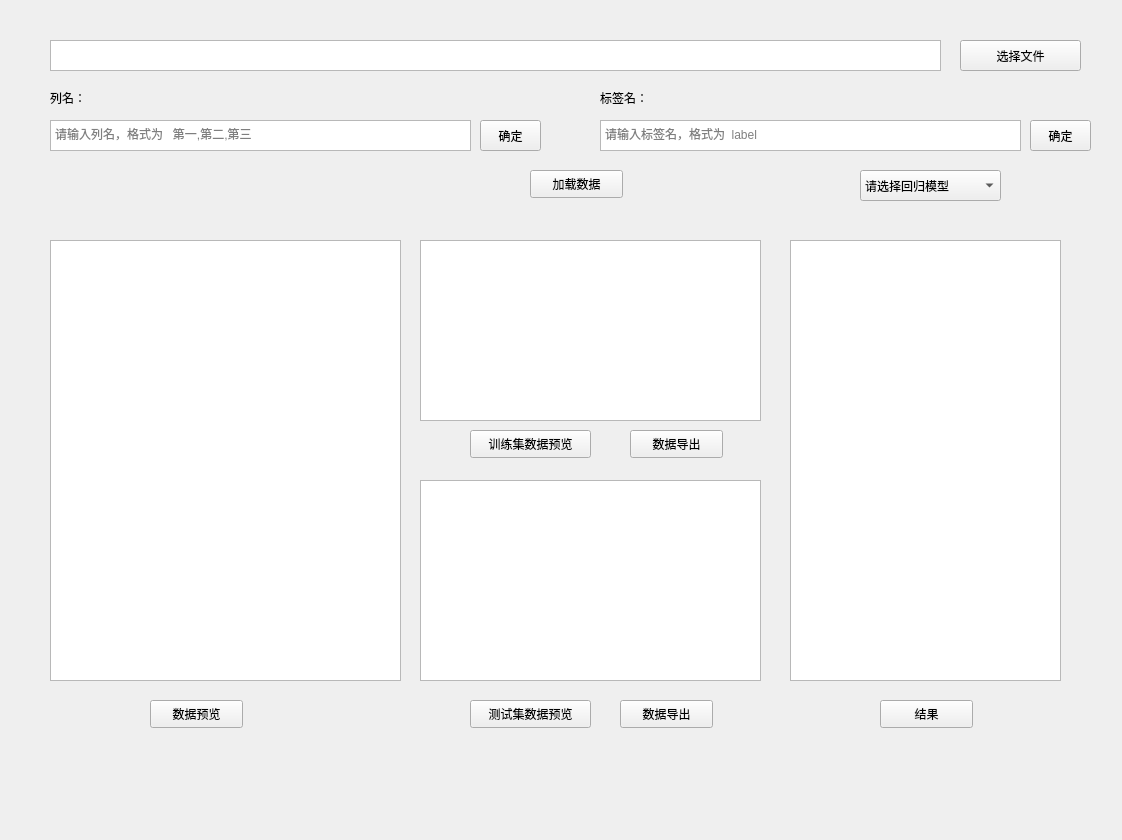
<?xml version="1.0" encoding="UTF-8"?>
<ui version="4.0">
 <class>Form</class>
 <widget class="QWidget" name="Form">
  <property name="geometry">
   <rect>
    <x>0</x>
    <y>0</y>
    <width>1122</width>
    <height>840</height>
   </rect>
  </property>
  <property name="windowTitle">
   <string>Form</string>
  </property>
  <widget class="QPushButton" name="button">
   <property name="geometry">
    <rect>
     <x>960</x>
     <y>40</y>
     <width>121</width>
     <height>31</height>
    </rect>
   </property>
   <property name="text">
    <string>选择文件</string>
   </property>
  </widget>
  <widget class="QComboBox" name="comboBox">
   <property name="geometry">
    <rect>
     <x>860</x>
     <y>170</y>
     <width>141</width>
     <height>31</height>
    </rect>
   </property>
   <item>
    <property name="text">
     <string>请选择回归模型</string>
    </property>
   </item>
   <item>
    <property name="text">
     <string>线性回归模型</string>
    </property>
   </item>
   <item>
    <property name="text">
     <string>k近邻回归模型</string>
    </property>
   </item>
   <item>
    <property name="text">
     <string>决策树回归模型</string>
    </property>
   </item>
   <item>
    <property name="text">
     <string>随机森林回归模型</string>
    </property>
   </item>
   <item>
    <property name="text">
     <string>LightGBM</string>
    </property>
   </item>
   <item>
    <property name="text">
     <string>普通岭回归</string>
    </property>
   </item>
   <item>
    <property name="text">
     <string>贝叶斯岭回归</string>
    </property>
   </item>
   <item>
    <property name="text">
     <string>all</string>
    </property>
   </item>
  </widget>
  <widget class="QLabel" name="label">
   <property name="geometry">
    <rect>
     <x>50</x>
     <y>90</y>
     <width>72</width>
     <height>15</height>
    </rect>
   </property>
   <property name="text">
    <string>列名：</string>
   </property>
  </widget>
  <widget class="QPlainTextEdit" name="col_name">
   <property name="geometry">
    <rect>
     <x>50</x>
     <y>120</y>
     <width>421</width>
     <height>31</height>
    </rect>
   </property>
   <property name="placeholderText">
    <string>请输入列名，格式为   第一,第二,第三</string>
   </property>
  </widget>
  <widget class="QLabel" name="label_2">
   <property name="geometry">
    <rect>
     <x>600</x>
     <y>90</y>
     <width>72</width>
     <height>15</height>
    </rect>
   </property>
   <property name="text">
    <string>标签名：</string>
   </property>
  </widget>
  <widget class="QPlainTextEdit" name="label_name">
   <property name="geometry">
    <rect>
     <x>600</x>
     <y>120</y>
     <width>421</width>
     <height>31</height>
    </rect>
   </property>
   <property name="placeholderText">
    <string>请输入标签名，格式为  label</string>
   </property>
  </widget>
  <widget class="QPushButton" name="col_button">
   <property name="geometry">
    <rect>
     <x>480</x>
     <y>120</y>
     <width>61</width>
     <height>31</height>
    </rect>
   </property>
   <property name="text">
    <string>确定</string>
   </property>
  </widget>
  <widget class="QPushButton" name="lab_button">
   <property name="geometry">
    <rect>
     <x>1030</x>
     <y>120</y>
     <width>61</width>
     <height>31</height>
    </rect>
   </property>
   <property name="text">
    <string>确定</string>
   </property>
  </widget>
  <widget class="QPushButton" name="start_button">
   <property name="geometry">
    <rect>
     <x>530</x>
     <y>170</y>
     <width>93</width>
     <height>28</height>
    </rect>
   </property>
   <property name="text">
    <string>加载数据</string>
   </property>
  </widget>
  <widget class="QTextEdit" name="preview_window">
   <property name="geometry">
    <rect>
     <x>50</x>
     <y>240</y>
     <width>351</width>
     <height>441</height>
    </rect>
   </property>
   <property name="lineWrapMode">
    <enum>QTextEdit::NoWrap</enum>
   </property>
   <property name="overwriteMode">
    <bool>false</bool>
   </property>
  </widget>
  <widget class="QPushButton" name="preview_button">
   <property name="geometry">
    <rect>
     <x>150</x>
     <y>700</y>
     <width>93</width>
     <height>28</height>
    </rect>
   </property>
   <property name="text">
    <string>数据预览</string>
   </property>
  </widget>
  <widget class="QTextEdit" name="text">
   <property name="geometry">
    <rect>
     <x>50</x>
     <y>40</y>
     <width>891</width>
     <height>31</height>
    </rect>
   </property>
  </widget>
  <widget class="QTextEdit" name="train_data">
   <property name="geometry">
    <rect>
     <x>420</x>
     <y>240</y>
     <width>341</width>
     <height>181</height>
    </rect>
   </property>
   <property name="lineWrapMode">
    <enum>QTextEdit::NoWrap</enum>
   </property>
  </widget>
  <widget class="QTextEdit" name="val_data">
   <property name="geometry">
    <rect>
     <x>420</x>
     <y>480</y>
     <width>341</width>
     <height>201</height>
    </rect>
   </property>
   <property name="lineWrapMode">
    <enum>QTextEdit::NoWrap</enum>
   </property>
  </widget>
  <widget class="QPushButton" name="train_button">
   <property name="geometry">
    <rect>
     <x>470</x>
     <y>430</y>
     <width>121</width>
     <height>28</height>
    </rect>
   </property>
   <property name="text">
    <string>训练集数据预览</string>
   </property>
  </widget>
  <widget class="QPushButton" name="val_button">
   <property name="geometry">
    <rect>
     <x>470</x>
     <y>700</y>
     <width>121</width>
     <height>28</height>
    </rect>
   </property>
   <property name="text">
    <string>测试集数据预览</string>
   </property>
  </widget>
  <widget class="QTextEdit" name="result">
   <property name="geometry">
    <rect>
     <x>790</x>
     <y>240</y>
     <width>271</width>
     <height>441</height>
    </rect>
   </property>
   <property name="lineWrapMode">
    <enum>QTextEdit::NoWrap</enum>
   </property>
  </widget>
  <widget class="QPushButton" name="result_button">
   <property name="geometry">
    <rect>
     <x>880</x>
     <y>700</y>
     <width>93</width>
     <height>28</height>
    </rect>
   </property>
   <property name="text">
    <string>结果</string>
   </property>
  </widget>
  <widget class="QPushButton" name="train_out">
   <property name="geometry">
    <rect>
     <x>630</x>
     <y>430</y>
     <width>93</width>
     <height>28</height>
    </rect>
   </property>
   <property name="text">
    <string>数据导出</string>
   </property>
  </widget>
  <widget class="QPushButton" name="test_out">
   <property name="geometry">
    <rect>
     <x>620</x>
     <y>700</y>
     <width>93</width>
     <height>28</height>
    </rect>
   </property>
   <property name="text">
    <string>数据导出</string>
   </property>
  </widget>
 </widget>
 <resources/>
 <connections/>
</ui>
